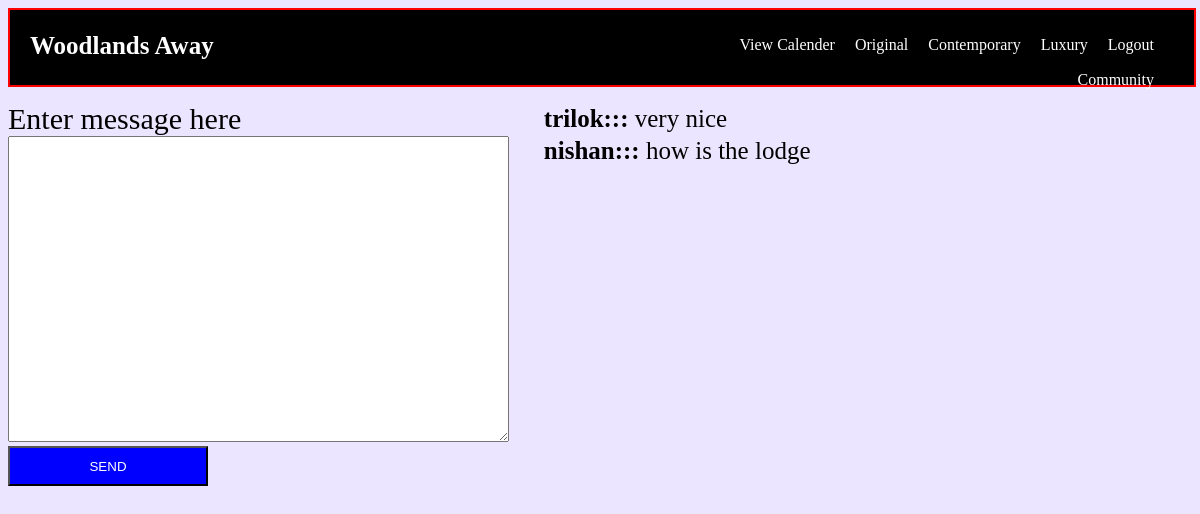
/Views/home/community.php (signed in), run on the app's committed database.
### tables this page shows
CREATE TABLE `community` (
  `id` int(11) NOT NULL,
  `sender_id` int(11) NOT NULL,
  `message` mediumtext NOT NULL
);

CREATE TABLE `users` (
  `id` int(11) NOT NULL,
  `first_name` varchar(100) NOT NULL,
  `last_name` varchar(100) NOT NULL,
  `email` varchar(200) NOT NULL,
  `gender` varchar(10) NOT NULL,
  `address` varchar(200) NOT NULL,
  `post_code` varchar(100) NOT NULL,
  `password` varchar(100) NOT NULL
);

### controller/DBConnection.php (called while the page is built)
<?php
class DBConnection {
    private $host;
    private $user;
    private $pass;
    private $database;
    private $conn;
    function DBConnection() {
        $this->host = 'localhost';
        $this->user = 'root';
        $this->pass = '';
        $this->database = 'woodlands_away';
    }
    public function getConnections() {
        $this->conn = new mysqli($this->host, $this->user, $this->pass, $this->database) or
        die($this->conn->error);
        return $this->conn;
    }
}

### controller/Users.php (called while the page is built, shortened)
<?php
include_once 'DBConnection.php';
class Users extends DBConnection {
    public function getUserName($user_id) {
        $sql = "select first_name from users where id=".$user_id;
        $res = $this->getConnections()->query($sql);
        return mysqli_fetch_row($res);
    }
    public function getMessage() {
        $sql = "select * from community order by id desc";
        $res = $this->getConnections()->query($sql);
        return mysqli_fetch_all($res);
    }
}

### Views/home/community.php (the view, shortened to what this page needs)
<?php
include_once './navigation.php';
    ?>
<div style="margin-top: 150px; width: 100%; height: 550px;">
    <div style="float: left; width: 40%; height: 100%;">
        <div style="">
            <label style="font-size: 30px;">Enter message here</label><br>
        </div>
        <div style="">
            <form action="../../Action/user/message.php" method="post">
                <textarea rows="20" cols="60" name="message" required></textarea><br />
                <input style="background: blue; color: white; width: 200px; height: 40px;" type="submit" name="send" value="SEND">
            </form>
        </div>
    </div>
    <div style="float: right; width: 55%; height: 100%">
        <table>
            <?php include_once '../../controller/Users.php';
                $user = new Users();
                $message = $user->getMessage();
                foreach ($message as $value) {
                    ?>
                        <tr>
                            <td style="font-size: 25px">
                                <?php echo "<b>".$user->getUserName($value[1])[0].":::  </b>".$value[2]; ?>
                            </td>
                        </tr>
                        <?php
                }
            ?>
        </table>
    </div>
</div>

### css/luxury.css (style rules this page uses)
body { background: rgb(236, 229, 255); }

### data on the page
community: sender.first_name "trilok", message "very nice"
community: sender.first_name "nishan", message "how is the lodge"
